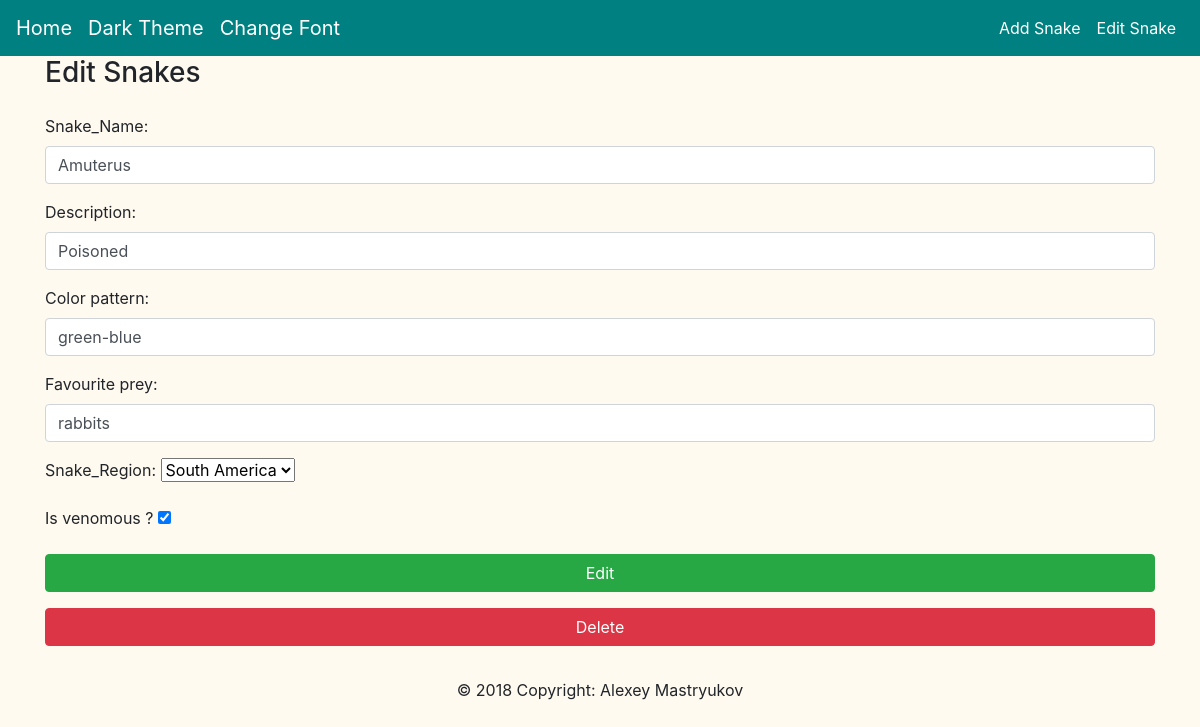
The app's page /edit-snake/9 with its own data.
### snakes/models.py (models this page shows)
class Snake(models.Model):
    name = models.CharField(max_length=128)
    description = models.CharField(max_length=256)
    color_pattern = models.CharField(max_length=128)
    favourite_prey = models.CharField(max_length=128)
    region = models.CharField(max_length=64)
    venomous = models.BooleanField(default=True)

### snakes/views.py (the view)
# urls.py: path('edit-snake/<int:id>', views.edit,name='edit-snake'),
def edit(request, id):
  snake = get_object_or_404(Snake, pk=id)
  if request.method == 'POST':
    form = SnakeForm(request.POST, instance=snake)
    if form.is_valid():
      form.save()
      messages.success(request, 'Snake has been edit')
    else:
      messages.error(request,'wrong')
    return redirect('snakes')
  else:
    form = SnakeForm(instance=snake)
    return render(request, 'edit.html', {
      'form': form,
      'snake': snake
    })

### snakes/forms.py
class SnakeForm(forms.ModelForm):
    name = forms.CharField(
        label='Snake_Name',
        widget = forms.TextInput(attrs={'class': 'form-control'})
    )
    venomous = forms.BooleanField(
        label='Is venomous ?',
        widget = forms.CheckboxInput(),
        required=False)
    region = forms.ChoiceField(
        label='Snake_Region',
        choices=(
        ('asia','Asia'),
        ('europa','Europa'),
        ('africa','Africa'),
        ('south_america','South America'),
        ('north_america','Nort America'))
    )
    class Meta:
        model = Snake
        fields =['name','description','color_pattern','favourite_prey','region','venomous']
        form_classes = {'class':'form-control'}
        widgets={
            'description':forms.TextInput(attrs=form_classes),
            'color_pattern':forms.TextInput(attrs=form_classes),
            'favourite_prey':forms.TextInput(attrs=form_classes),
            'region':forms.TextInput(attrs=form_classes)
        }

### snakes/templates/edit.html (shortened to what this page needs)
{% extends 'base.html' %}
{% load static %}
{% block content %}
<div class="container">
    <h3 class="mb-4">Edit Snakes</h3>
    <form action="{% url 'edit-snake' snake.id %}"  method="post">
    {{ form.as_p }}
    <div class="form-group ">
        <button type="submit" class="btn btn-success btn-block">Edit</button>
    </div>
    </form>
    <form action="{% url 'delete-snake' snake.id %}" method="post">
        <div class="form-group ">
            <button type="submit" class="btn btn-danger btn-block">Delete</button>
        </div>
        </form>
    </div>
{% endblock content %}

### snakes/static/app.css (style rules this page uses)
body { background-color:floralwhite; }

### records on screen
Snake: name "Amuterus", description "Poisoned", color_pattern "green-blue", favourite_prey "rabbits", region "South America", venomous "☑"
